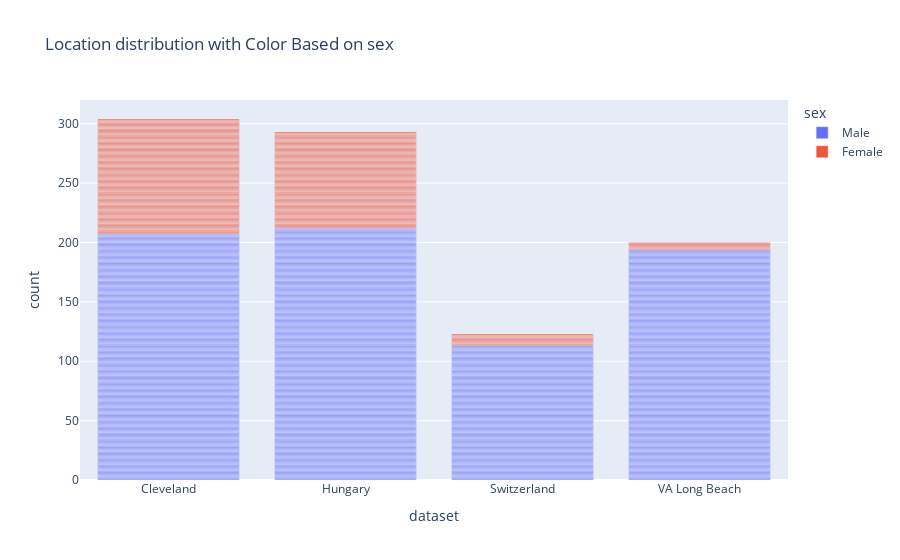

Notebook source saved alongside this figure:
### Code cell
# plot the countplot of dataset column
sns.countplot(data=df, x='dataset', hue = 'sex')

# plots using plotly
fig = px.bar(df, x='dataset', color='sex', title='Location distribution with Color Based on sex')
fig.show()

#values count of dataset column grouped by sex
print(df.groupby('sex')['dataset'].value_counts())

### Figure 1 — Plotly figure (JSON) as saved in the notebook; plotly's stock layout.template omitted (floating-point values rounded to 4 significant figures; data arrays with more than 128 entries replaced by an {"elided": "..."} marker saying what was removed)
{"data": [{"alignmentgroup": "True", "hovertemplate": "sex=Male<br>dataset=%{x}<br>count=%{y}<extra></extra>", "legendgroup": "Male", "marker": {"color": "#636efa", "pattern": {"shape": ""}}, "name": "Male", "offsetgroup": "Male", "orientation": "v", "showlegend": true, "textposition": "auto", "type": "bar", "x": {"elided": "726 str values"}, "xaxis": "x", "y": {"elided": "726 int values"}, "yaxis": "y"}, {"alignmentgroup": "True", "hovertemplate": "sex=Female<br>dataset=%{x}<br>count=%{y}<extra></extra>", "legendgroup": "Female", "marker": {"color": "#EF553B", "pattern": {"shape": ""}}, "name": "Female", "offsetgroup": "Female", "orientation": "v", "showlegend": true, "textposition": "auto", "type": "bar", "x": {"elided": "194 str values"}, "xaxis": "x", "y": {"elided": "194 int values"}, "yaxis": "y"}], "layout": {"barmode": "relative", "legend": {"title": {"text": "sex"}, "tracegroupgap": 0}, "title": {"text": "Location distribution with Color Based on sex"}, "xaxis": {"anchor": "y", "domain": [0, 1], "title": {"text": "dataset"}}, "yaxis": {"anchor": "x", "domain": [0, 1], "title": {"text": "count"}}}}
